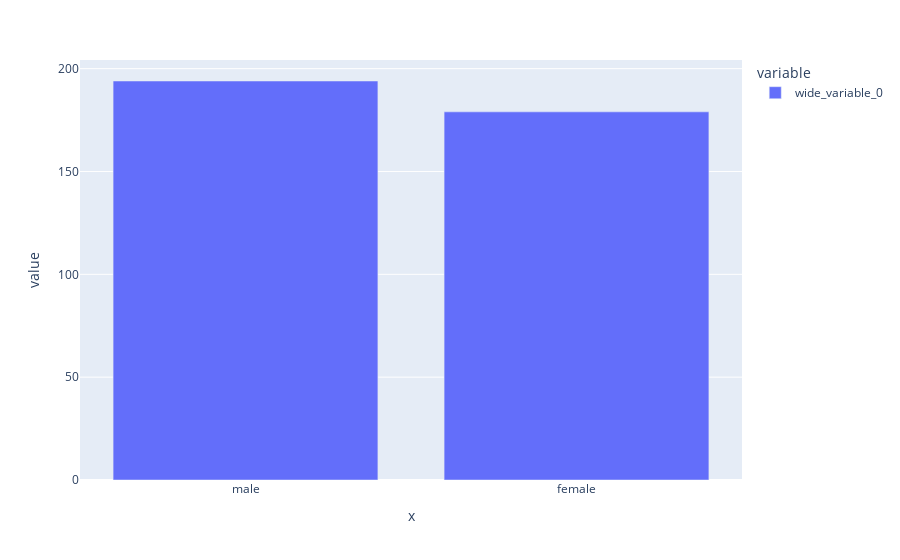

Write notebook code for a chart like this one.
### Code cell
x = px.bar(df,data ,[plots])
x.show()

### Figure 1 — Plotly figure (JSON) as saved in the notebook; plotly's stock layout.template omitted (floating-point values rounded to 4 significant figures)
{"data": [{"alignmentgroup": "True", "hovertemplate": "variable=wide_variable_0<br>x=%{x}<br>value=%{y}<extra></extra>", "legendgroup": "wide_variable_0", "marker": {"color": "#636efa", "pattern": {"shape": ""}}, "name": "wide_variable_0", "offsetgroup": "wide_variable_0", "orientation": "v", "showlegend": true, "textposition": "auto", "type": "bar", "x": ["male", "female"], "xaxis": "x", "y": [194, 179], "yaxis": "y"}], "layout": {"barmode": "relative", "legend": {"title": {"text": "variable"}, "tracegroupgap": 0}, "margin": {"t": 60}, "xaxis": {"anchor": "y", "domain": [0, 1], "title": {"text": "x"}}, "yaxis": {"anchor": "x", "domain": [0, 1], "title": {"text": "value"}}}}
